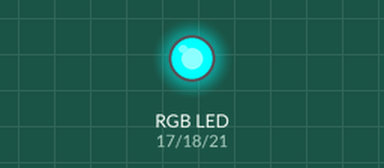
Recording of a program running on a simulated Raspberry Pi (BCM pin numbers). Parts: an RGB LED mixed from three pins (HIGH = lit).

Above: at 0.2 s.
At 1.2 s:
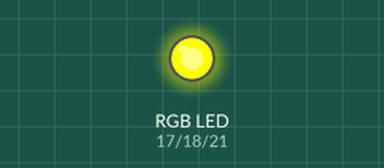
At 1.7 s:
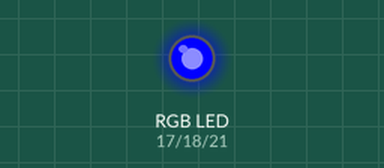
At 2.2 s:
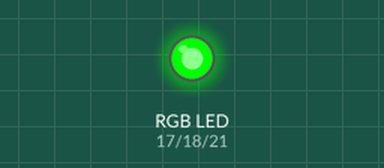
At 3.7 s:
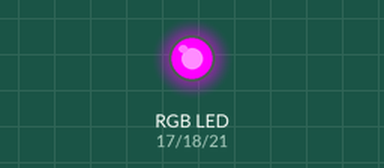
At 5.7 s:
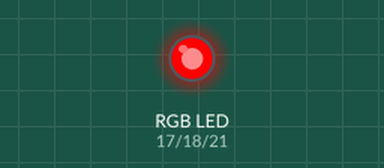
Timing chart, 0 to 6.9 s (numbered marks = the images above):
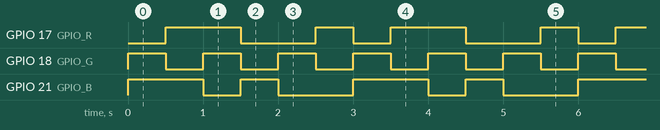

The program:

05_rgb_wiringPi.py
```python
#!/usr/bin/env python
import wiringpi as piwiring
import time


colors = [0xFF0000, 0x00FF00, 0x0000FF, 0xFFFF00, 0xFF00FF, 0x00FFFF]
pins = {'GPIO_R': 17, 'GPIO_G': 18, 'GPIO_B': 21}  # pins is a dict


def setup():

    piwiring.wiringPiSetupGpio()
    for i in pins:
        piwiring.pinMode(pins[i], piwiring.SOFT_PWM_OUTPUT)
        piwiring.pwmWrite(pins[i], 0)

    piwiring.softPwmCreate(pins['GPIO_R'], 0, 100)
    piwiring.softPwmCreate(pins['GPIO_G'], 0, 100)
    piwiring.softPwmCreate(pins['GPIO_B'], 0, 100)


def loop():
    try:
        while True:
            for col in colors:
                setcolor(col)
                time.sleep(0.5)
    except KeyboardInterrupt:
        piwiring.pwmWrite(pins['GPIO_R'], piwiring.LOW)
        piwiring.pwmWrite(pins['GPIO_G'], piwiring.LOW)
        piwiring.pwmWrite(pins['GPIO_B'], piwiring.LOW)


def map(x, in_min, in_max, out_min, out_max):
    return (x - in_min) * (out_max - out_min) / (in_max - in_min) + out_min


def setcolor(col):   # For example : col = 0x112233
    r_val = (col & 0xFF0000) >> 16  # get red value
    g_val = (col & 0x00FF00) >> 8   # get green value
    b_val = (col & 0x0000FF) >> 0   # get blue value

    r_val = map(r_val, 0, 255, 0, 100)  # change a num(0 ~255) to 0 ~100
    g_val = map(g_val, 0, 255, 0, 100)
    b_val = map(b_val, 0, 255, 0, 100)

    piwiring.softPwmWrite(pins['GPIO_R'], int(100 - r_val))  # change duty cycle
    piwiring.softPwmWrite(pins['GPIO_G'], int(100 - g_val))
    piwiring.softPwmWrite(pins['GPIO_B'], int(100 - b_val))


def destroy():
    piwiring.pwmWrite(pins['GPIO_R'], piwiring.LOW)
    piwiring.pwmWrite(pins['GPIO_G'], piwiring.LOW)
    piwiring.pwmWrite(pins['GPIO_B'], piwiring.LOW)


if __name__ == '__main__':     # Program start from here
    setup()
    try:
        loop()
    except KeyboardInterrupt:  # When 'Ctrl+C' is pressed, the child program destroy() will be  executed.
        destroy()
```

Measured:
- by itself, GPIO 17 (GPIO_R): repeats every 3.0 s: LOW 1.0 s, HIGH 0.50 s, LOW 0.50 s, HIGH 1.0 s
- by itself, GPIO 18 (GPIO_G): alternates HIGH for 0.50 s and LOW for 0.50 s
- by itself, GPIO 21 (GPIO_B): repeats every 3.0 s: LOW 0.50 s, HIGH 0.50 s, LOW 1.0 s, HIGH 1.0 s
